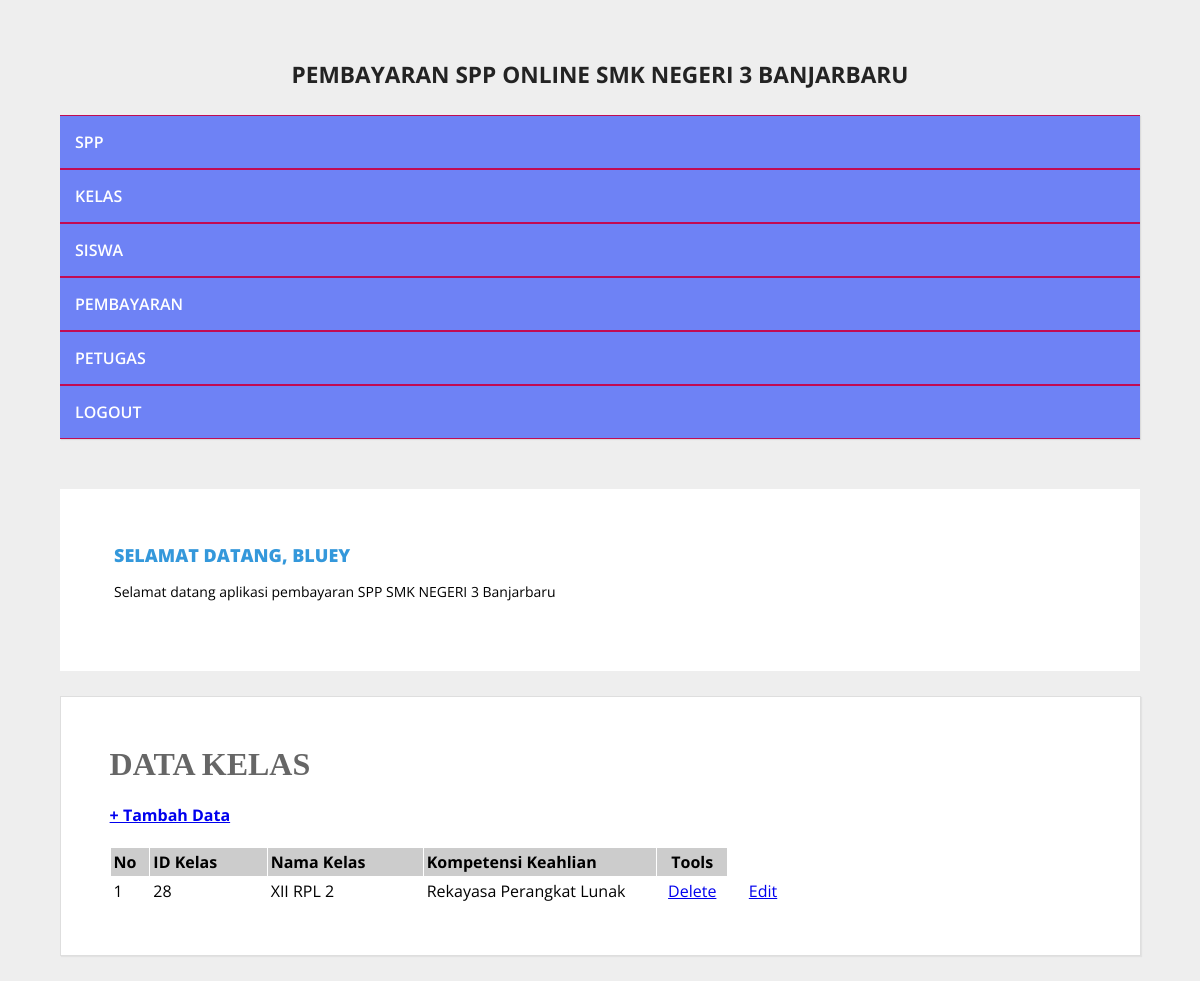
The page /admin/halaman_admin.php?open=data_kelas (signed in) on the database its author committed.
### tables this page shows
CREATE TABLE `kelas` (
  `id_kelas` varchar(5) NOT NULL,
  `nama_kelas` varchar(10) NOT NULL,
  `kompetensi_keahlian` varchar(30) NOT NULL
);

### admin/data_kelas.php (the view)
<?php
include_once "../src/koneksi.php";
?>
<h1 ><b>DATA KELAS </b></h1>
<h4 > <a href="?open=tambah_kelas">+ Tambah Data</a> </h3>
<table cellspacing="1" cellpadding="3">
    <tr>
        <td width=5% bgcolor="#CCCCCC"><b>No</b></td>
        <td width=15% bgcolor="#CCCCCC"><b>ID Kelas</b></td>
        <td width=20% bgcolor="#CCCCCC"><b>Nama Kelas</b></td>
        <td width=30% bgcolor="#CCCCCC"><b>Kompetensi Keahlian</b></td>
        <td width="2" align="center" bgcolor="#CCCCCC"><b>Tools</b></td>
    </tr>
<?php
$sql = mysqli_query($koneksi, "SELECT * FROM kelas ORDER BY id_kelas ASC");
$nomor = 0;
while ($data = mysqli_fetch_array($sql)) {
    $nomor++;
?>
 <tr>
    <td> <?php echo $nomor; ?> </td>
    <td> <?php echo $data['id_kelas']; ?> </td>
    <td> <?php echo $data['nama_kelas']; ?> </td>
    <td> <?php echo $data['kompetensi_keahlian']; ?> </td>
    <td width="9%" align="center"><a href="?open=hapus_kelas&id_kelas=<?php echo $data['id_kelas']; ?>"
        target="_self" onclick="return confirm('YAKIN INGIN MENGHAPUS DATA KELAS INI ... ?')"> Delete</a></td>
    <td width="9%" align="center"><a href="?open=edit_kelas&id_kelas=<?php echo $data['id_kelas'] ?>"
        target="_self">Edit</a></td>
</tr>
<?php } ?>
</table>

### src/style.css (style rules this page uses)
body { background: #eeeeee; margin:0; font-family: 'Open Sans', sans-serif; }
.conteudo h1 { padding: 0; margin: 0 0 15px; font-weight: normal; color: #666; font-family: Georgia; }

### rows shown on the page
kelas: id_kelas "28", nama_kelas "XII RPL 2", kompetensi_keahlian "Rekayasa Perangkat Lunak"

### other values the page prints
$_SESSION['username'] "BLUEY"
